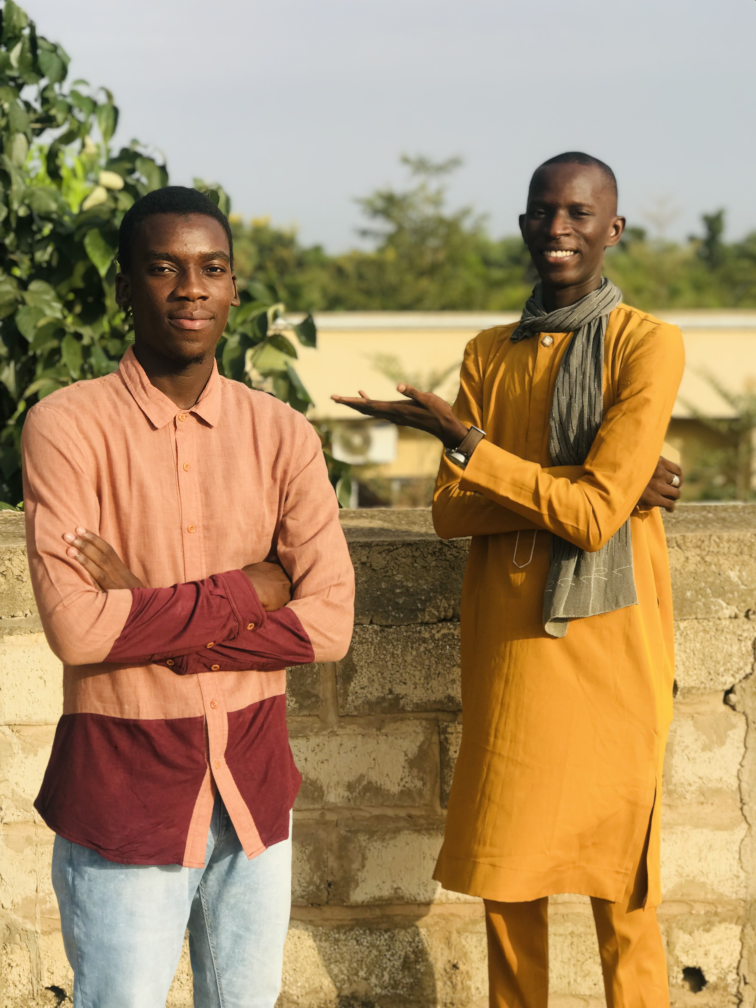
#> input picture image/image.jpg, 3024 x 4032 px, found by its file name (shown at 1/4 size)
$ jupyter execute --allow-errors Untitled.ipynb
#> lines starting #> are read from the running program, lines starting #| are printed output that depends on the picture
[cell 1]
#Exercice 1
import cv2 as cv
import numpy as np
import matplotlib.pyplot as plt

[cell 2]
#parametre du signal
f0=400
duree=2
Fe=2000

[cell 3]
#creation du vecteur temps
t=np.linspace(0,duree,int(Fe*duree),endpoint=False)
t

[cell 4]
#creation du signal sinusoidal
signal=np.sin(2*np.pi*f0*t)
signal

[cell 5]
#representation du signal
plt.plot(t,signal)
plt.title("signal sinusoidal")
plt.xlabel("Temps (s)")
plt.ylabel("Amplitude")
plt.grid(True)
plt.show()
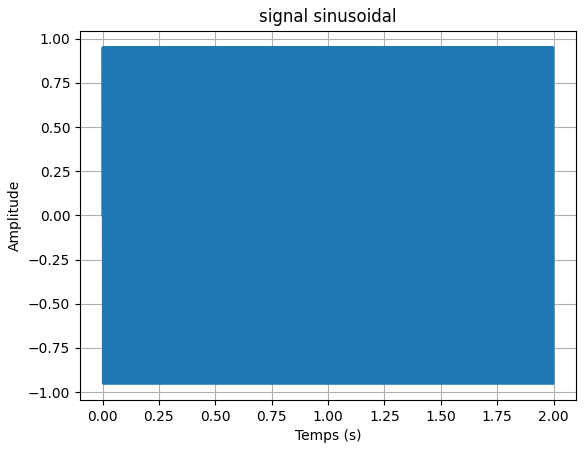
#> figure drawn by matplotlib, 1 panel; curve peaks at x = 1.77, y = 0.951

[cell 6]
#execice 2
import cv2 as cv

[cell 7]
image_spash=cv.imread("image.jpg",cv.IMREAD_UNCHANGED)
#> image_spash is the input picture: shape (4032, 3024, 3); mean B, G, R 102.7, 141.2, 169.4
